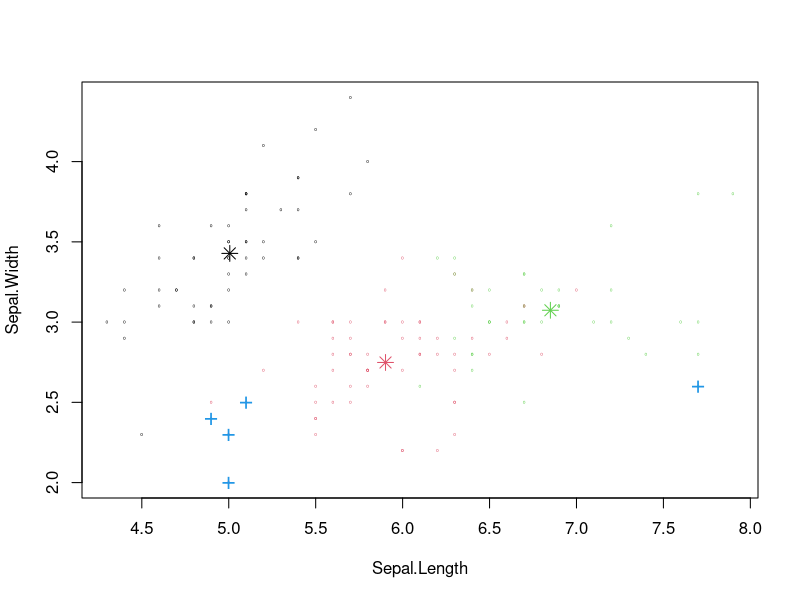

Reproduce this figure in R.
# Load the iris dataset
data(iris)

# Remove the "Species" column
iris_features <- iris[, 1:4]

# Set the number of clusters (k) to 3
k <- 3

# Perform k-means clustering
kmeans_result <- kmeans(iris_features, centers = k, nstart = 25)

# Get the cluster assignments for each data point
cluster_assignments <- kmeans_result$cluster

# Find the data points that are not assigned to any clusters (outliers)
outliers <- which(is.na(cluster_assignments))

# Print the indices of the outlier data points
cat("Indices of outlier data points:", outliers, "\n")

# Print the outlier data points themselves
outlier_data <- iris[outliers, ]
print(outlier_data)

#2
centroids <- kmeans_result$centers

# Display the centroids
print("Centroids of each cluster:")
print(centroids)



#3
distances <- sqrt(rowSums((t(iris_features) - t(centroids[kmeans_result$cluster, ]))^2))

# Reshape the distances into a data frame for better visualization
distances_df <- matrix(distances, nrow = nrow(iris_features), ncol = k, byrow = TRUE)
colnames(distances_df) <- paste0("Distance_to_Centroid_", 1:k)

# Add the distances data frame to the original iris data
iris_with_distances <- cbind(iris, distances_df)

# Display the distances for the first 10 data points (you can view more or all data points)
print("Distances between objects and cluster centroids:")
print(iris_with_distances[1:10, ])



#4

data(iris)

# Remove the "Species" column
iris_features <- iris[, 1:4]

# Function to calculate LOF for each data point
calculate_lof <- function(data, k) {
  distances <- as.matrix(dist(data))
  n <- nrow(data)
  lof_values <- rep(0, n)
  
  for (i in 1:n) {
    k_distances <- sort(distances[i, distances[i, ] > 0])[1:k]
    neighbors <- order(distances[i, ])[2:(k + 1)]
    reachability_distances <- pmax(k_distances, distances[neighbors, i])
    local_reachability_density <- 1 / mean(reachability_distances)
    lof_values[i] <- mean(local_reachability_density / (1 / k_distances))
  }
  
  return(lof_values)
}

# Set the number of nearest neighbors (k) for LOF calculation
k <- 5

# Compute the Local Outlier Factor (LOF) for each data point
lof_values <- calculate_lof(iris_features, k)

# Combine the LOF values with the original iris data
iris_with_lof <- cbind(iris, LOF = lof_values)

# Display the LOF values for the first 10 data points (you can view more or all data points)
print("Local Outlier Factor (LOF) values:")
print(iris_with_lof[1:10, ])


#5
# Load the required library
library(dbscan)

# Load the iris dataset
data(iris)
iris2 <- iris[,1:4]

# Remove the "Species" column
iris_features <- iris[, 1:4]

# Compute the density-based clustering using dbscan
dbscan_result <- dbscan(iris_features, eps = 0.5, minPts = 5)

# Get the indices of the outliers (noise points) as identified by dbscan
outlier_indices <- which(dbscan_result$cluster == 0)

# Extract the outlier data points from the original iris dataset
outliers <- iris[outlier_indices, ]

# Display the top 5 outliers
print("Top 5 outliers:")
print(outliers[1:5, ])


#6
kmeans.result <- kmeans(iris2, centers=3)
print(kmeans.result)

# cluster centers
kmeans.result$centers

# calculate distances between objects and cluster centers
centers <- kmeans.result$centers[kmeans.result$cluster, ]
distances <- sqrt(rowSums((iris2 - centers)^2))



# pick top 5 largest distances
outliers <- order(distances, decreasing=T)[1:5]
# who are outliers


# local outlier factor (LOF) 
iris2 <- iris[,1:4]
outlier.scores <- lof(iris2, k=5)


# plot clusters
plot(iris2[,c("Sepal.Length", "Sepal.Width")], pch="o", col=kmeans.result$cluster, cex=0.3)
# plot cluster centers
points(kmeans.result$centers[,c("Sepal.Length", "Sepal.Width")], col=1:3,pch=8, cex=1.5)
# plot outliers
points(iris2[outliers, c("Sepal.Length", "Sepal.Width")], pch="+", col=4, cex=1.5)
